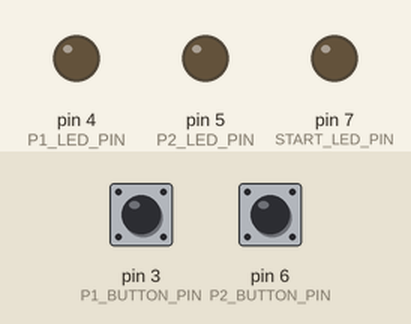
This sketch was run on a simulated Arduino Uno, built with avr-gcc and run on an emulated ATmega328P. Shown: output pins drawn as LEDs (lit = HIGH). The test bench sets the inputs (shaded band); at power-on: pin 3 (P1_BUTTON_PIN) HIGH, pin 6 (P2_BUTTON_PIN) HIGH. Random numbers use the default seed unless the sketch sets one.

Above: at 1.2 s.
1.3 s: pin 3 (P1_BUTTON_PIN) pulled LOW for 0.15 s
At 2.1 s:
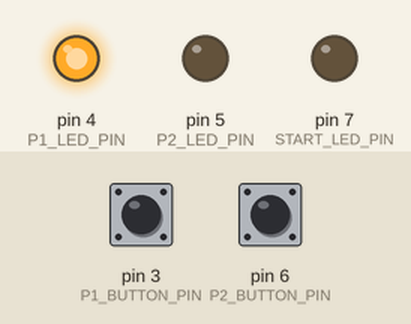
4.4 s: pin 6 (P2_BUTTON_PIN) pulsed LOW 5 times (0.12 s each, 0.3 s apart)
At 6.3 s:
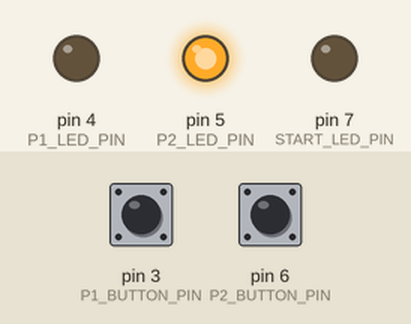
8.9 s: pin 3 (P1_BUTTON_PIN) pulled LOW for 1 s
At 12.5 s:
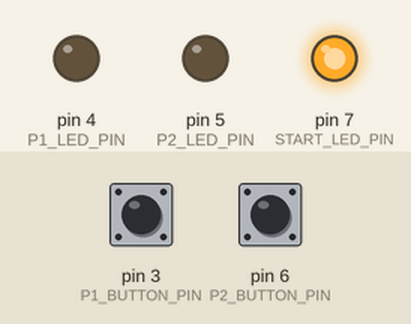
Timing chart, 0 to 16.1 s (numbered marks = the images above; inputs shaded):
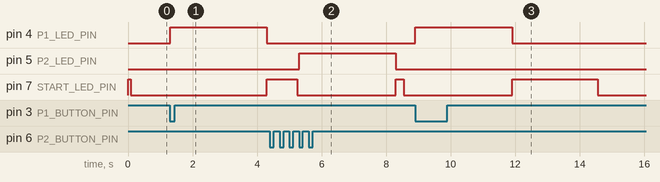

The sketch:

lab2.2.3.ino
```cpp
/*-------------------------------------------------------------------------------

2.3 A simple reflex game: built with two components (2 micro switches) to test
    the players' reactions and three indicators (3 LEDs): two to show who pressed
    the button first and one to inform players when they can start competing
    (Start/Stop). Assumptions for the game operation:

    - The start signal lights up for a random duration (green LED).
    - The signal turns off, activating the reflex-testing components.
    - Players' reflexes are tested (who presses their button first).
    - The indicator for the faster player lights up (red LED).
    - The game returns to step one.

-------------------------------------------------------------------------------*/

#include <Bounce2.h>

#define P1_BUTTON_PIN 3
#define P1_LED_PIN 4
#define P2_LED_PIN 5
#define P2_BUTTON_PIN 6
#define START_LED_PIN 7

Bounce P1_debouncer = Bounce();
Bounce P2_debouncer = Bounce();

unsigned long start_led_time;
long random_time;

void setup() {
  randomSeed(analogRead(0));

  pinMode(P1_LED_PIN, OUTPUT);
  pinMode(P2_LED_PIN, OUTPUT);
  pinMode(START_LED_PIN, OUTPUT);

  pinMode(P1_BUTTON_PIN, INPUT_PULLUP);
  pinMode(P2_BUTTON_PIN, INPUT_PULLUP);

  P1_debouncer.attach(P1_BUTTON_PIN);
  P1_debouncer.interval(5);

  P2_debouncer.attach(P2_BUTTON_PIN);
  P2_debouncer.interval(5);

  start_led_time = millis();
  random_time = random(50, 3000);
  digitalWrite(START_LED_PIN, HIGH);
}

void loop() {
  P1_debouncer.update();
  P2_debouncer.update();

  unsigned long time_passed = millis() - start_led_time;

  if (time_passed > random_time) {
    digitalWrite(START_LED_PIN, LOW);
    int winner = 0; // 0 - NONE, 1 - P1, 2 - P2, 3 - DRAW

    if (P1_debouncer.fell()) winner += 1;
    if (P2_debouncer.fell()) winner += 2;

    switch (winner) {
      case 1: P1Win(); break;
      case 2: P2Win(); break;
      case 3: Draw(); break;
    }
  }
}

void P1Win() {
  digitalWrite(P1_LED_PIN, HIGH);
  delay(3000);
  digitalWrite(P1_LED_PIN, LOW);

  startAgain();
}

void P2Win() {
  digitalWrite(P2_LED_PIN, HIGH);
  delay(3000);
  digitalWrite(P2_LED_PIN, LOW);

  startAgain();
}

void Draw() {
  digitalWrite(P1_LED_PIN, HIGH);
  digitalWrite(P2_LED_PIN, HIGH);
  delay(3000);
  digitalWrite(P1_LED_PIN, LOW);
  digitalWrite(P2_LED_PIN, LOW);

  startAgain();
}

void startAgain() {
  random_time = random(50, 3000);
  start_led_time = millis();
  digitalWrite(START_LED_PIN, HIGH);
}
```

Measured:
- after the input at 1.3 s, pin 4 (P1_LED_PIN): LOW → HIGH at once, → LOW 3.0 s later; pin 7 (START_LED_PIN): LOW → HIGH after 3.0 s
- after the input at 4.4 s, pin 5 (P2_LED_PIN): LOW → HIGH after 0.90 s, → LOW 3.0 s later
- after the input at 8.9 s, pin 4 (P1_LED_PIN): LOW → HIGH at once, → LOW 3.0 s later; pin 7 (START_LED_PIN): LOW → HIGH after 3.0 s, → LOW 2.6 s later
